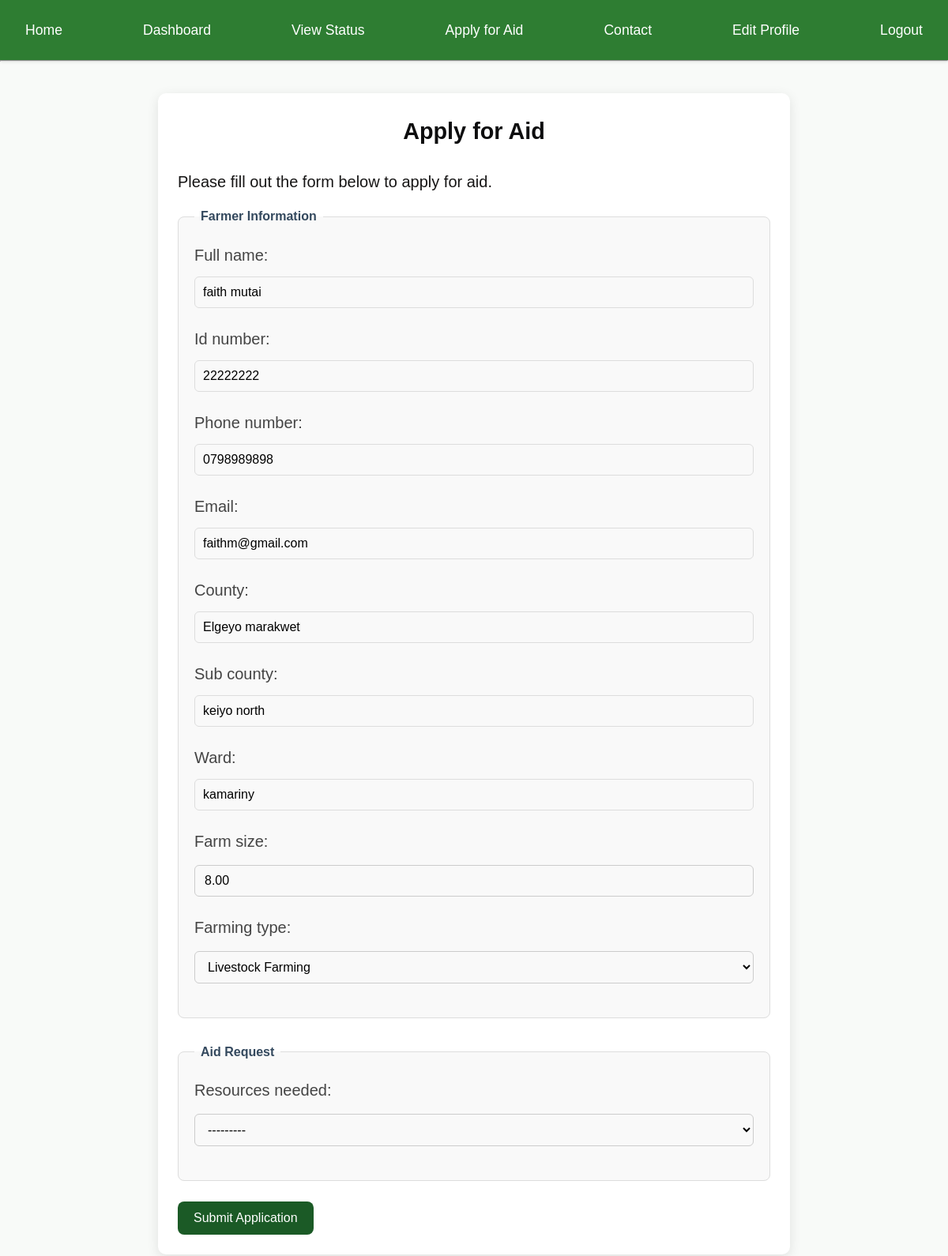
Screenshot of /apply/ (signed in) with the database file from the repository.
### core/models.py (models this page shows, shortened)
class Farmer(models.Model):
    user = models.OneToOneField(User, on_delete=models.CASCADE, null=True, blank=True)
    full_name = models.CharField(max_length=200)
    id_number = models.CharField(max_length=50, unique=True)
    phone_number = models.CharField(max_length=20)
    email = models.EmailField(blank=True, null=True)
    county = models.CharField(max_length=100)
    sub_county = models.CharField(max_length=100)
    ward = models.CharField(max_length=100)
    farm_size = models.DecimalField(max_digits=10, decimal_places=2)
    farming_type = models.CharField(
        max_length=50,
        choices=[
            ('crop', 'Crop Farming'),
            ('livestock', 'Livestock Farming'),
            ('mixed', 'Mixed Farming'),
        ], blank=True,
    null=True
    )
    latitude = models.DecimalField(max_digits=9, decimal_places=6, blank=True, null=True)
    longitude = models.DecimalField(max_digits=9, decimal_places=6, blank=True, null=True)
    created_at = models.DateTimeField(auto_now_add=True)

### core/views.py (the view)
# urls.py: path("apply/", views.apply_aid, name="apply_aid"),
@login_required
def apply_aid(request):
    farmer = Farmer.objects.filter(user=request.user).first()
    if request.method == "POST":
        farmer_form = FarmerForm(request.POST, instance=farmer)
        aid_form = AidApplicationForm(request.POST)
        if farmer_form.is_valid():
            farmer = farmer_form.save(commit=False)
            farmer.user = request.user
            farmer.save()
            messages.success(request, "Farmer profile saved successfully ✅")
        else:
            messages.error(request, "Please correct the farmer info errors.")
        if farmer and aid_form.is_valid():
            resource = aid_form.cleaned_data["resources_needed"]
            existing_application = AidApplication.objects.filter(
                farmer=farmer,
                resources_needed=resource
            ).exclude(status="rejected").exists()
            if existing_application:
                messages.error(
                    request,
                    f"You already have an active application for {resource}. Please wait for it to be processed."
                )
            else:
                aid_application = aid_form.save(commit=False)
                aid_application.farmer = farmer
                aid_application.save()
                messages.success(request, "Aid application submitted successfully ✅")
            return redirect("dashboard")  # after submission, go to dashboard
    else:
        farmer_form = FarmerForm(instance=farmer)
        aid_form = AidApplicationForm()
    return render(
        request,
        "core/apply_aid.html",
        {"farmer_form": farmer_form, "aid_form": aid_form, "farmer": farmer}
    )

### core/forms.py
class FarmerForm(forms.ModelForm):
    class Meta:
        model = Farmer
        fields = [
            "full_name",
            "id_number",
            "phone_number",
            "email",
            "county",
            "sub_county",
            "ward",
            "farm_size",
            "farming_type",
        ]
        widgets = {
            "full_name": forms.TextInput(attrs={"class": "form-control"}),
            "id_number": forms.TextInput(attrs={"class": "form-control"}),
            "phone_number": forms.TextInput(attrs={"class": "form-control"}),
            "email": forms.EmailInput(attrs={"class": "form-control"}),
            "county": forms.TextInput(attrs={"class": "form-control"}),
            "sub_county": forms.TextInput(attrs={"class": "form-control"}),
            "ward": forms.TextInput(attrs={"class": "form-control"}),
            "farm_size": forms.NumberInput(attrs={"class": "form-control"}),
            "farming_type": forms.Select(attrs={"class": "form-control"}),
        }

class AidApplicationForm(forms.ModelForm):
    class Meta:
        model = AidApplication
        fields = ["resources_needed"]
        widgets = {
            "resources_needed": forms.Select(attrs={"class": "form-control"}),
        }

### core/templates/core/apply_aid.html (shortened to what this page needs)
{% extends "base.html" %}
{% block content %}
<div class="apply-aid-container">
    <h2>Apply for Aid</h2>
    <p>Please fill out the form below to apply for aid.</p>
    <form method="POST" class="apply-form">
        <div class="form-sections">
            <fieldset class="form-box">
                <legend>Farmer Information</legend>
                {{ farmer_form.as_p }}
            </fieldset>
            <fieldset class="form-box">
                <legend>Aid Request</legend>
                {{ aid_form.as_p }}
            </fieldset>
        </div><br>
        <div class="form-actions">
            <button type="submit" class="btn-submit">Submit Application</button>
        </div>
    </form>
</div>
{% endblock %}

### core/static/core/css/style.css (style rules this page uses)
* { margin: 0; padding: 0; box-sizing: border-box; }
body { margin: 0; font-family: "Segoe UI", Tahoma, Geneva, Verdana, sans-serif; color: #333; line-height: 1.6; background-color: #f9f9f9; }
h1, h2, h3 { font-weight: bold; margin-bottom: 15px; color: #000; }
p { margin-bottom: 15px; font-size: 20px; color: #161515; }
label { font-weight: bold; }
input[type="text"], input[type="email"], input[type="password"] { width: 100%; padding: 10px; border: 1px solid #ddd; border-radius: 6px; margin-top: 5px; }
.apply-aid-container { max-width: 800px; margin: 40px auto; padding: 25px; background: #ffffff; border-radius: 10px; box-shadow: 0 4px 15px rgba(0, 0, 0, 0.1); }
.apply-aid-container h2 { text-align: center; color: #0d0d0e; margin-bottom: 25px; font-size: 1.8rem; }
.form-sections { display: flex; flex-direction: column; gap: 30px; }
.form-box { border: 1px solid #ddd; padding: 20px; border-radius: 8px; background: #f9f9f9; }
.form-box legend { font-weight: bold; color: #34495e; padding: 0 8px; }
.form-control { width: 100%; padding: 10px 12px; margin: 8px 0; border: 1px solid #ccc; border-radius: 6px; outline: none; font-size: 1rem; transition: 0.2s; }
.btn-submit { display: inline-block; padding: 12px 20px; background: #1b5a26; color: white; font-size: 1rem; border: none; border-radius: 8px; cursor: pointer; transition: background 0.3s ease; }
body { background-color: #f8faf8; font-family: "Poppins", sans-serif; color: #333; }
h2 { font-weight: 600; color: #0d0d0e; text-align: center; margin-bottom: 20px; }
form label { font-weight: 500; color: #444; margin-bottom: 6px; display: block; }
form input, form select { width: 100%; padding: 10px 12px; border-radius: 10px; border: 1px solid #ccc; background-color: #f9f9f9; transition: all 0.2s ease-in-out; }
h2 { text-align: center; font-weight: bold; color: #2c3e50; }

### rows the page displays
Farmer: full_name "faith mutai", id_number "22222222", phone_number "0798989898", email "faithm@gmail.com", county "Elgeyo marakwet", sub_county "keiyo north", ward "kamariny", farm_size "8.00", farming_type "Livestock Farming"
